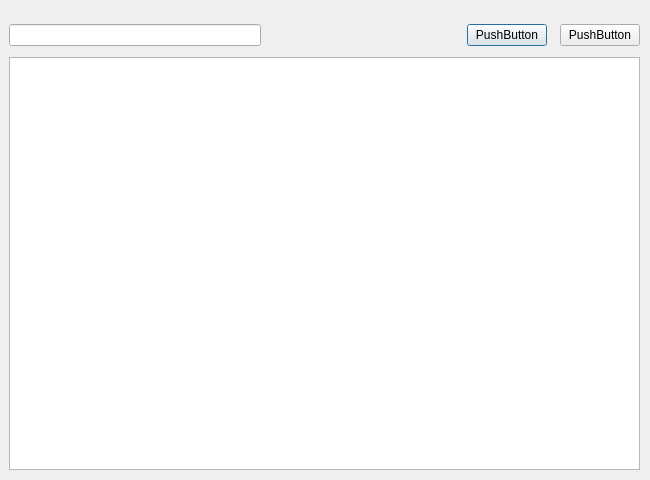
<?xml version="1.0" encoding="UTF-8"?>
<ui version="4.0">
 <class>editingWindow</class>
 <widget class="QDialog" name="editingWindow">
  <property name="geometry">
   <rect>
    <x>0</x>
    <y>0</y>
    <width>650</width>
    <height>480</height>
   </rect>
  </property>
  <property name="minimumSize">
   <size>
    <width>650</width>
    <height>480</height>
   </size>
  </property>
  <property name="maximumSize">
   <size>
    <width>650</width>
    <height>480</height>
   </size>
  </property>
  <property name="windowTitle">
   <string>Dialog</string>
  </property>
  <widget class="QWidget" name="verticalLayoutWidget">
   <property name="geometry">
    <rect>
     <x>9</x>
     <y>9</y>
     <width>631</width>
     <height>461</height>
    </rect>
   </property>
   <layout class="QVBoxLayout" name="verticalLayout">
    <item>
     <spacer name="verticalSpacer">
      <property name="orientation">
       <enum>Qt::Vertical</enum>
      </property>
      <property name="sizeType">
       <enum>QSizePolicy::Fixed</enum>
      </property>
      <property name="sizeHint" stdset="0">
       <size>
        <width>30</width>
        <height>15</height>
       </size>
      </property>
     </spacer>
    </item>
    <item>
     <layout class="QHBoxLayout" name="horizontalLayout">
      <property name="sizeConstraint">
       <enum>QLayout::SetDefaultConstraint</enum>
      </property>
      <item>
       <widget class="QLineEdit" name="lineEdit">
        <property name="minimumSize">
         <size>
          <width>0</width>
          <height>10</height>
         </size>
        </property>
        <property name="inputMask">
         <string/>
        </property>
        <property name="text">
         <string/>
        </property>
       </widget>
      </item>
      <item>
       <spacer name="horizontalSpacer">
        <property name="orientation">
         <enum>Qt::Horizontal</enum>
        </property>
        <property name="sizeType">
         <enum>QSizePolicy::Fixed</enum>
        </property>
        <property name="sizeHint" stdset="0">
         <size>
          <width>200</width>
          <height>20</height>
         </size>
        </property>
       </spacer>
      </item>
      <item>
       <widget class="QPushButton" name="editButton">
        <property name="text">
         <string>PushButton</string>
        </property>
       </widget>
      </item>
      <item>
       <spacer name="horizontalSpacer_2">
        <property name="orientation">
         <enum>Qt::Horizontal</enum>
        </property>
        <property name="sizeType">
         <enum>QSizePolicy::Fixed</enum>
        </property>
        <property name="sizeHint" stdset="0">
         <size>
          <width>7</width>
          <height>20</height>
         </size>
        </property>
       </spacer>
      </item>
      <item>
       <widget class="QPushButton" name="delButton">
        <property name="text">
         <string>PushButton</string>
        </property>
       </widget>
      </item>
     </layout>
    </item>
    <item>
     <spacer name="verticalSpacer_2">
      <property name="orientation">
       <enum>Qt::Vertical</enum>
      </property>
      <property name="sizeType">
       <enum>QSizePolicy::Fixed</enum>
      </property>
      <property name="sizeHint" stdset="0">
       <size>
        <width>20</width>
        <height>5</height>
       </size>
      </property>
     </spacer>
    </item>
    <item>
     <widget class="QPlainTextEdit" name="plainTextEdit"/>
    </item>
   </layout>
  </widget>
 </widget>
 <resources/>
 <connections/>
</ui>
